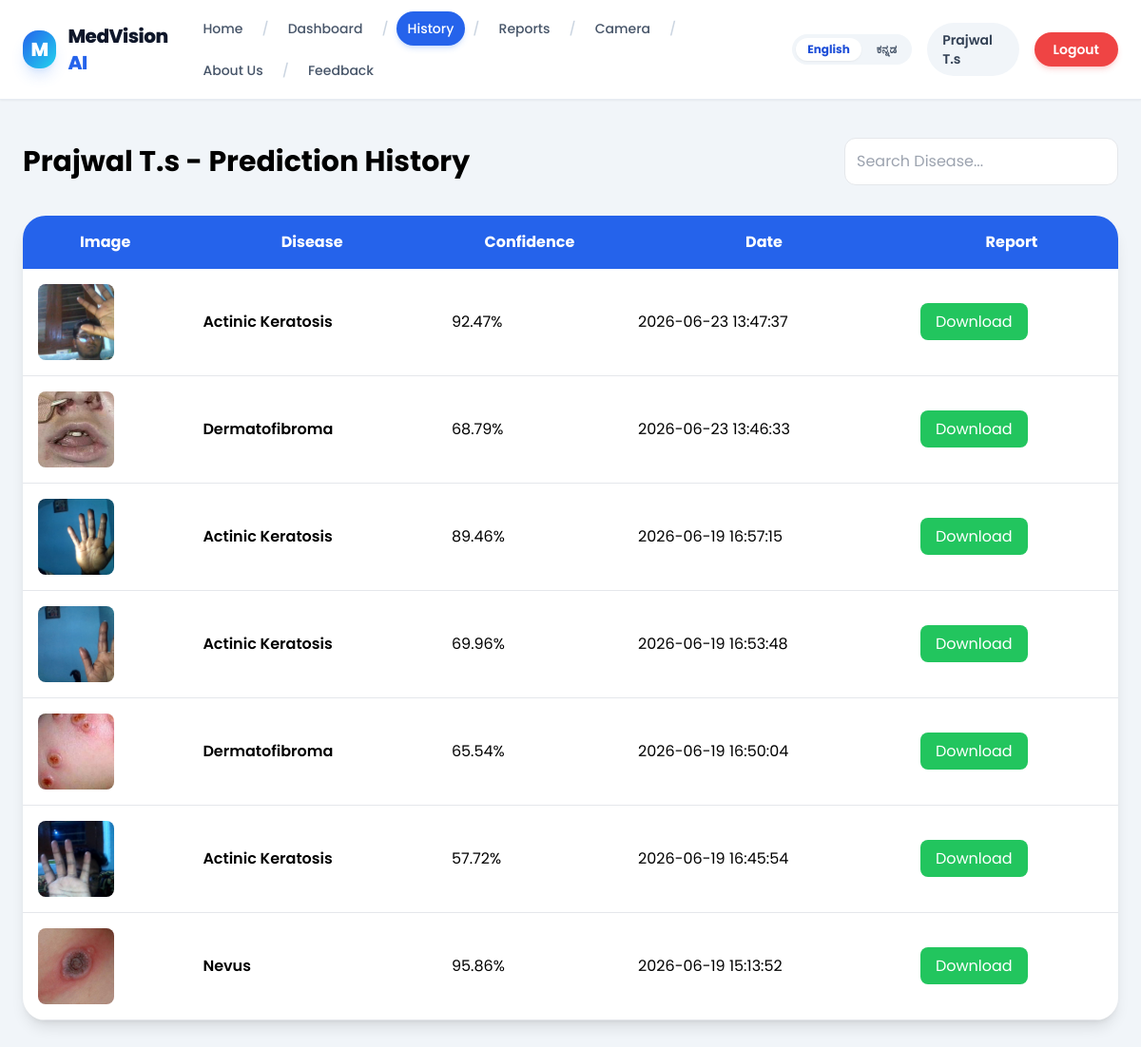
Screenshot of /history (signed in) with the database file from the repository.
### tables this page shows
CREATE TABLE users(
id INTEGER PRIMARY KEY AUTOINCREMENT,
name TEXT,
email TEXT UNIQUE,
password TEXT
, role TEXT DEFAULT 'user');

CREATE TABLE predictions(
id INTEGER PRIMARY KEY AUTOINCREMENT,
user_id INTEGER,
image_path TEXT,
disease TEXT,
confidence REAL,
created_at TIMESTAMP DEFAULT CURRENT_TIMESTAMP
, review_status TEXT DEFAULT 'unreviewed', verified_disease TEXT, admin_notes TEXT, reviewed_at TIMESTAMP);

### app.py (the view)
@app.route("/history")
@login_required
def history():
    conn = sqlite3.connect(DATABASE_PATH)
    cursor = conn.cursor()
    cursor.execute("""
    SELECT id, image_path, disease, confidence, created_at
    FROM predictions
    WHERE user_id=?
    ORDER BY created_at DESC
    """, (session["user_id"],))
    predictions = cursor.fetchall()
    conn.close()
    return render_template(
        "history.html",
        predictions=predictions
    )

### app.py (called while the page is built)
def get_locale():
    language = session.get("language", "en")
    if language not in SUPPORTED_LANGUAGES:
        return "en"
    return language

def translate(text):
    return TRANSLATIONS.get(get_locale(), {}).get(text, text)

def is_admin_user():
    if bool(session.get("is_admin")) or session.get("user_email") == DEFAULT_ADMIN_EMAIL:
        return True
    user_id = session.get("user_id")
    if not user_id:
        return False
    conn = sqlite3.connect(DATABASE_PATH)
    cursor = conn.cursor()
    cursor.execute("""
    SELECT email, COALESCE(role, 'user')
    FROM users
    WHERE id=?
    """, (user_id,))
    user = cursor.fetchone()
    conn.close()
    if not user:
        return False
    session["user_email"] = user[0]
    session["is_admin"] = user[1] == "admin" or user[0] == DEFAULT_ADMIN_EMAIL
    return bool(session["is_admin"])

@app.context_processor
def inject_nav_state():
    return {
        "is_logged_in": "user_id" in session,
        "current_user_name": session.get("user_name"),
        "is_admin": is_admin_user(),
        "current_language": get_locale(),
        "language_options": SUPPORTED_LANGUAGES,
        "_": translate,
        "default_admin_email": DEFAULT_ADMIN_EMAIL,
        "default_admin_password": DEFAULT_ADMIN_PASSWORD
    }

def login_required(view_func):
    @wraps(view_func)
    def wrapped_view(*args, **kwargs):
        if "user_id" not in session:
            return redirect(url_for("login"))
        return view_func(*args, **kwargs)
    return wrapped_view

### templates/history.html (shortened to what this page needs)
<!DOCTYPE html>
<html lang="{{ current_language }}">
<head>
<script src="https://cdn.tailwindcss.com"></script>
</head>
<body>
{% include "_navbar.html" %}
<section class="py-10">
<div class="max-w-7xl mx-auto px-6">
<div class="flex justify-between items-center mb-8">
<h2 class="text-3xl font-bold">
{{ current_user_name }} - {{ _("Prediction History") }}
</h2>
<input
type="text"
placeholder="{{ _('Search Disease...') }}"
class="border p-3 rounded-xl w-72">
</div>
<div class="overflow-x-auto bg-white rounded-3xl shadow-lg">
<table class="w-full">
<thead class="bg-blue-600 text-white">
<tr>
<th class="p-4">{{ _("Image") }}</th>
<th class="p-4">{{ _("Disease") }}</th>
<th class="p-4">{{ _("Confidence") }}</th>
<th class="p-4">{{ _("Date") }}</th>
<th class="p-4">{{ _("Report") }}</th>
</tr>
</thead>
<tbody>
{% for prediction in predictions %}
<tr class="border-b hover:bg-gray-50">
<td class="p-4">
<img
src="{{ prediction[1] }}"
class="w-20 h-20 rounded-lg object-cover">
</td>
<td class="p-4 font-semibold">
{{ prediction[2] }}
</td>
<td class="p-4">
{{ prediction[3] }}%
</td>
<td class="p-4">
{{ prediction[4] }}
</td>
<td class="p-4">
<a
href="/download_report/{{ prediction[0] }}"
class="bg-green-500 text-white px-4 py-2 rounded-lg">
{{ _("Download") }}
</a>
</td>
</tr>
{% endfor %}
</tbody>
</table>
</div>
</div>
</section>
</body>
</html>

### templates/_navbar.html (shortened to what this page needs)
{% if is_logged_in %}
{% set nav_links = [
    ("home", "Home"),
    ("dashboard", "Dashboard"),
    ("history", "History"),
    ("reports", "Reports"),
    ("camera", "Camera"),
    ("about", "About Us"),
    ("feedback", "Feedback")
] %}
{% else %}
{% set nav_links = [
    ("home", "Home"),
    ("about", "About Us"),
    ("feedback", "Feedback"),
    ("login", "Login"),
    ("register", "Register")
] %}
{% endif %}
{% if is_logged_in and is_admin %}
{% set nav_links = nav_links + [("admin", "Admin")] %}
{% endif %}
<nav class="sticky top-0 z-50 border-b border-slate-200/80 bg-white/95 shadow-sm backdrop-blur-xl">
<div class="max-w-7xl mx-auto px-6 py-3">
<div class="flex items-center justify-between gap-4">
<a href="{{ url_for('home') }}" class="flex items-center gap-3 text-xl font-extrabold tracking-tight text-slate-900">
<span class="grid h-10 w-10 place-items-center rounded-2xl bg-gradient-to-br from-blue-600 to-cyan-400 text-white shadow-lg shadow-blue-500/20">
M
</span>
<span>
MedVision <span class="text-blue-600">AI</span>
</span>
</a>
<div class="hidden items-center gap-4 lg:flex">
<ol class="flex flex-wrap items-center gap-2 text-sm font-medium text-slate-500">
{% for endpoint, label in nav_links %}
<li class="flex items-center gap-2">
<a href="{{ url_for(endpoint) }}" class="rounded-full px-3 py-2 transition {% if request.endpoint == endpoint %}bg-blue-600 text-white shadow-md shadow-blue-500/20{% else %}text-slate-600 hover:bg-blue-50 hover:text-blue-700{% endif %}">
{{ _(label) }}
</a>
{% if not loop.last %}
<span class="text-slate-300">/</span>
{% endif %}
</li>
{% endfor %}
</ol>
<div class="flex items-center gap-1 rounded-full bg-slate-100 p-1 text-xs font-bold text-slate-600">
{% for code, label in language_options.items() %}
<a href="{{ url_for('set_language', language_code=code, next=request.full_path) }}" class="rounded-full px-3 py-1 transition {% if current_language == code %}bg-white text-blue-700 shadow-sm{% else %}hover:bg-white/70{% endif %}">
{{ label }}
</a>
{% endfor %}
</div>
{% if is_logged_in %}
<span class="rounded-full bg-slate-100 px-4 py-2 text-sm font-semibold text-slate-700">
{{ current_user_name }}
</span>
<a href="{{ url_for('logout') }}" class="rounded-full bg-red-500 px-5 py-2 text-sm font-semibold text-white shadow-md shadow-red-500/20 transition hover:bg-red-600">
{{ _("Logout") }}
</a>
{% endif %}
</div>
</div>
</div>
</nav>

### templates/history.html (style rules this page uses)
body { font-family:'Poppins',sans-serif; background:#f1f5f9; }

### rows the page displays
users: name "Prajwal T.s"
predictions: image_path (picture), disease "Actinic Keratosis", confidence "92.47", created_at "2026-06-23 13:47:37"
predictions: image_path (picture), disease "Dermatofibroma", confidence "68.79", created_at "2026-06-23 13:46:33"
predictions: image_path (picture), disease "Actinic Keratosis", confidence "89.46", created_at "2026-06-19 16:57:15"
predictions: image_path (picture), disease "Actinic Keratosis", confidence "69.96", created_at "2026-06-19 16:53:48"
predictions: image_path (picture), disease "Dermatofibroma", confidence "65.54", created_at "2026-06-19 16:50:04"
predictions: image_path (picture), disease "Actinic Keratosis", confidence "57.72", created_at "2026-06-19 16:45:54"
predictions: image_path (picture), disease "Nevus", confidence "95.86", created_at "2026-06-19 15:13:52"

### other values shown
{{ label }} "English" "ಕನ್ನಡ"
